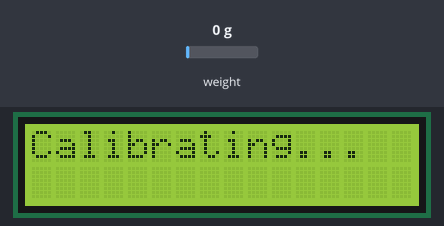
The sketch below on a simulated Arduino Uno, built with avr-gcc and run on an emulated ATmega328P. Parts: 16×2 character LCD. The inputs (shaded band) are chosen by the test bench; at power-on: weight on the scale 0 g. What the sketch prints to the serial monitor is not drawn.

Above: at 2.7 s.
At 7.7 s:
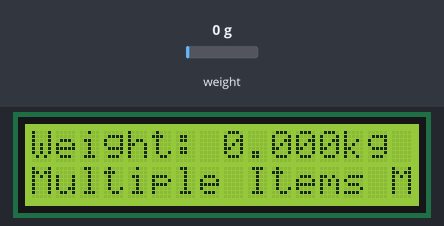
7.8 s: weight on the scale set to 100 g
At 10.6 s:
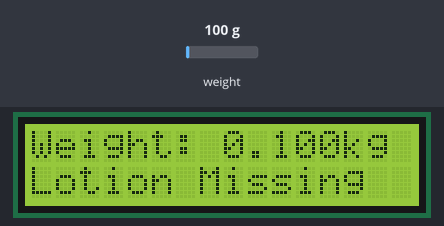
11.6 s: weight on the scale set to 1250 g
At 14.2 s:
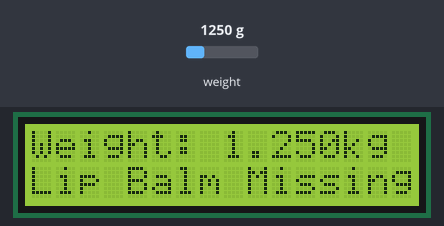
15.0 s: weight on the scale set to 2500 g
At 16.5 s:
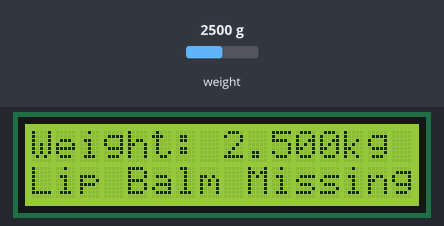
Timing chart, 0 to 18.0 s (numbered marks = the images above; inputs shaded):
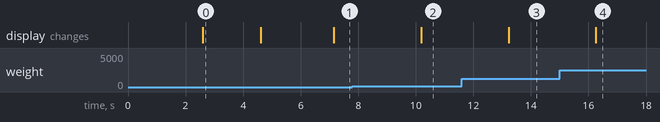

The sketch:

mcmicro.ino
```cpp
#include <Wire.h>
#include <LiquidCrystal_I2C.h>
#include "HX711.h"

// --- HX711 pins ---
#define DT 3
#define SCK 2

HX711 scale;
LiquidCrystal_I2C lcd(0x27, 16, 2); // Change 0x27 to 0x3F if your LCD doesn't display

// --- Calibration Factor (adjust after calibration) ---
float calibration_factor = 500.0;

// --- Item Weights in grams ---
const float lipbalm = 4.0;
const float biscuit = 120.0;
const float phone   = 170.0;
const float lotion  = 210.0;

// Total weight when all items are present (grams)
float expected_total_g = lipbalm + biscuit + phone + lotion;

// --- Tolerance to handle small sensor fluctuations ---
const float tolerance = 5.0; // grams

void setup() {
  Serial.begin(9600);
  lcd.init();
  lcd.backlight();

  lcd.clear();
  lcd.setCursor(0, 0);
  lcd.print("Smart Fridge Init");
  delay(1500);

  // Initialize HX711
  scale.begin(DT, SCK);
  scale.set_scale(calibration_factor);
  scale.tare();  // Reset scale to 0 with empty shelf

  lcd.clear();
  lcd.setCursor(0, 0);
  lcd.print("Calibrating...");
  delay(2000);

  lcd.clear();
  lcd.print("Ready to use!");
  delay(1000);
}

void loop() {
  // Take average of multiple samples for smooth readings
  float current_weight_g = scale.get_units(15);
  if (current_weight_g < 0) current_weight_g = 0;

  // Calculate missing weight
  float missing_g = expected_total_g - current_weight_g;
  if (missing_g < tolerance) missing_g = 0; // Ignore tiny variations

  // Detect missing item
  String missing_item = "All Items OK";

  if (missing_g >= (lipbalm - tolerance) && missing_g < (biscuit - tolerance)) {
    missing_item = "Lip Balm Missing";
  }
  else if (missing_g >= (biscuit - tolerance) && missing_g < (biscuit + tolerance)) {
    missing_item = "Biscuit Missing";
  }
  else if (missing_g >= (biscuit + tolerance) && missing_g < (biscuit + phone - tolerance)) {
    missing_item = "Phone Missing";
  }
  else if (missing_g >= (biscuit + phone - tolerance) && missing_g < (biscuit + phone + lotion - tolerance)) {
    missing_item = "Lotion Missing";
  }
  else if (missing_g > (biscuit + phone + lotion - tolerance)) {
    missing_item = "Multiple Items Missing";
  }

  // --- Display results on LCD ---
  lcd.clear();
  lcd.setCursor(0, 0);
  lcd.print("Weight: ");
  lcd.print(current_weight_g / 1000.0, 3);
  lcd.print("kg");

  lcd.setCursor(0, 1);
  lcd.print(missing_item);

  // --- Debug info on Serial Monitor ---
  Serial.print("Current: ");
  Serial.print(current_weight_g, 1);
  Serial.print("g | Missing: ");
  Serial.print(missing_g, 1);
  Serial.print("g | ");
  Serial.println(missing_item);

  delay(1500); // Update every 1.5s
}
```

Measured:
- after the input at 7.8 s, the display: changes after 2.4 s (image 2)
- after the input at 11.6 s, the display: changes after 1.6 s (image 3)
- after the input at 15.0 s, the display: changes after 1.3 s (image 4)
- what the display in image 0 shows lasts 2.0 s, from 2.6 s to 4.6 s
